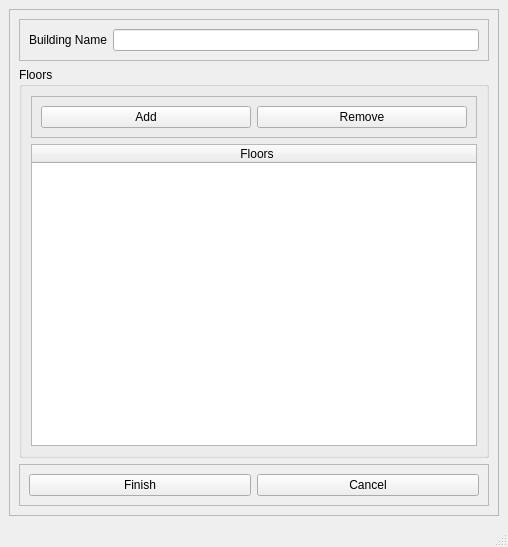
<?xml version="1.0" encoding="UTF-8"?>
<ui version="4.0">
 <class>MainWindow</class>
 <widget class="QMainWindow" name="MainWindow">
  <property name="geometry">
   <rect>
    <x>0</x>
    <y>0</y>
    <width>508</width>
    <height>547</height>
   </rect>
  </property>
  <property name="windowTitle">
   <string>MainWindow</string>
  </property>
  <widget class="QWidget" name="centralwidget">
   <layout class="QGridLayout" name="gridLayout">
    <item row="0" column="0">
     <widget class="QFrame" name="frame">
      <property name="frameShape">
       <enum>QFrame::StyledPanel</enum>
      </property>
      <property name="frameShadow">
       <enum>QFrame::Raised</enum>
      </property>
      <layout class="QGridLayout" name="gridLayout_6">
       <item row="0" column="0">
        <widget class="QFrame" name="frame_2">
         <property name="frameShape">
          <enum>QFrame::StyledPanel</enum>
         </property>
         <property name="frameShadow">
          <enum>QFrame::Raised</enum>
         </property>
         <layout class="QGridLayout" name="gridLayout_2">
          <item row="0" column="0">
           <widget class="QLabel" name="label">
            <property name="text">
             <string>Building Name</string>
            </property>
           </widget>
          </item>
          <item row="0" column="1">
           <widget class="QLineEdit" name="BldWin_BuildingNameLineEdit"/>
          </item>
         </layout>
        </widget>
       </item>
       <item row="1" column="0">
        <widget class="QGroupBox" name="groupBox">
         <property name="title">
          <string>Floors</string>
         </property>
         <layout class="QGridLayout" name="gridLayout_5">
          <item row="0" column="0">
           <widget class="QFrame" name="frame_4">
            <property name="frameShape">
             <enum>QFrame::StyledPanel</enum>
            </property>
            <property name="frameShadow">
             <enum>QFrame::Raised</enum>
            </property>
            <layout class="QGridLayout" name="gridLayout_4">
             <item row="0" column="0">
              <widget class="QPushButton" name="BldWin_AddButton">
               <property name="text">
                <string>Add</string>
               </property>
              </widget>
             </item>
             <item row="0" column="1">
              <widget class="QPushButton" name="BldWin_RemoveButton">
               <property name="text">
                <string>Remove</string>
               </property>
              </widget>
             </item>
            </layout>
           </widget>
          </item>
          <item row="1" column="0">
           <widget class="QTableWidget" name="BldWin_FloorTable">
            <attribute name="horizontalHeaderDefaultSectionSize">
             <number>450</number>
            </attribute>
            <column>
             <property name="text">
              <string>Floors</string>
             </property>
            </column>
           </widget>
          </item>
         </layout>
        </widget>
       </item>
       <item row="2" column="0">
        <widget class="QFrame" name="frame_3">
         <property name="frameShape">
          <enum>QFrame::StyledPanel</enum>
         </property>
         <property name="frameShadow">
          <enum>QFrame::Raised</enum>
         </property>
         <layout class="QGridLayout" name="gridLayout_3">
          <item row="0" column="0">
           <widget class="QPushButton" name="BldWin_FinishButton">
            <property name="text">
             <string>Finish</string>
            </property>
           </widget>
          </item>
          <item row="0" column="1">
           <widget class="QPushButton" name="BldWin_CancelButton">
            <property name="text">
             <string>Cancel</string>
            </property>
           </widget>
          </item>
         </layout>
        </widget>
       </item>
      </layout>
     </widget>
    </item>
   </layout>
  </widget>
  <widget class="QMenuBar" name="menubar">
   <property name="geometry">
    <rect>
     <x>0</x>
     <y>0</y>
     <width>508</width>
     <height>21</height>
    </rect>
   </property>
  </widget>
  <widget class="QStatusBar" name="statusbar"/>
 </widget>
 <resources/>
 <connections/>
</ui>
